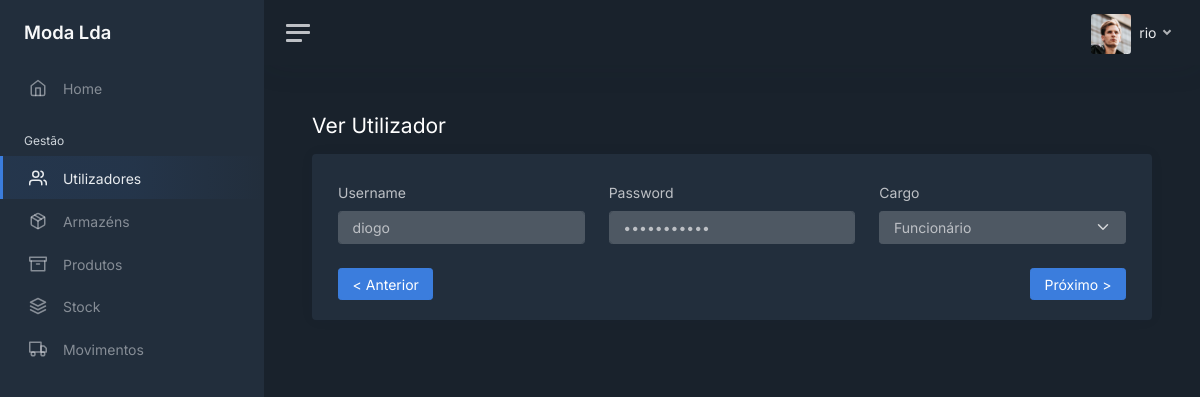
The app's page /users/2 (signed in) with its own data.
### modules/login/models.py (models this page shows, shortened)
class User(UserMixin, db.Model):
    __tablename__ = 'users'
    __table_args__ = {'extend_existing': True}
    id = db.Column(db.Integer, primary_key=True)
    username = db.Column(db.String(), unique=True)
    password = db.Column(db.String())
    role = db.Column(db.String())
    last_login = db.Column(db.DateTime, server_default=db.func.now())
    active = db.Column(db.Boolean, unique=False, default=True)

### modules/main/views.py (the view)
@bp.route('/users/<int:id>')
@login_required
def view_user(id):
    user_view = User.query.filter_by(id=id, active=1).first_or_404()
    form = EditUserForm()
    form.id.data = user_view.id
    form.username.data = user_view.username
    form.password.data = user_view.password
    form.role.data = user_view.role
    prev = User.query.filter_by(active=1).order_by(User.id.desc()).filter(User.id < user_view.id).first()
    next = User.query.filter_by(active=1).order_by(User.id.asc()).filter(User.id > user_view.id).first()
    if prev is not None:
        prev = prev.id
    if next is not None:
        next = next.id
    if current_user.role == 'admin' or current_user.role == 'gerente':
        return render_template('users/users_view.html', user=current_user, tab="users",
                               next=next, prev=prev, form=form, action='view')
    else:
        return redirect(request.referrer or 'home')

### modules/main/forms.py
class EditUserForm(FlaskForm):
    id = HiddenField('id', validators=[InputRequired()])
    username = StringField('Username', validators=[InputRequired(), validators.length(max=32)])
    password = StringField('Password', widget=PasswordInput(hide_value=False), validators=[InputRequired(), validators.length(min=5, max=32)])
    role = SelectField('Cargo',
        choices=[('admin', 'Admin'), ('gerente', 'Gerente'), ('funcionario', 'Funcionário')],
        default="funcionario",
        validators=[InputRequired()]
    )

### modules/login/models.py (called while the page is built)
@login_manager.user_loader
def load_user(user_id):
    return User.query.get(int(user_id))

### modules/main/templates/users/users_view.html (shortened to what this page needs)
<!DOCTYPE html>
<html lang="en">
<head>
    <link href="/static/css/dashboard.css" rel="stylesheet">
    <link href="https://cdn.datatables.net/1.13.7/css/jquery.dataTables.min.css" rel="stylesheet">
</head>
{% extends 'sidebar.html' %}
{% block content %}
    <div class="row">
        <h1 class="h3 mb-3">{% if action == 'view' %}Ver{% else %}Editar{% endif %} Utilizador</h1>
    </div>
    <div class="card">
        <div class="card-body">
            <div class="container-fluid">
                <form action="" method="post">
                    <div class="row">
                        <div class="col-12 col-md-4 mt-2">
                            {{ form.username.label(class_="form-label") }}
                            {% if action == 'view' %}
                                {{ form.username(class_="form-control", disabled="disabled") }}
                            {% else %}
                                {{ form.username(class_="form-control") }}
                            {% endif %}
                        </div>
                        <div class="col-12 col-md-4 mt-2">
                            {{ form.password.label(class_="form-label") }}
                            {% if action == 'view' %}
                                {{ form.password(class_="form-control", disabled="disabled") }}
                            {% else %}
                                {{ form.password(class_="form-control") }}
                            {% endif %}
                        </div>
                        <div class="col-12 col-md-4 mt-2">
                            {{ form.role.label(class_="form-label") }}
                            {% if action == 'view' %}
                                {{ form.role(class_="form-select", disabled="disabled") }}
                            {% else %}
                                {{ form.role(class_="form-select") }}
                            {% endif %}
                        </div>
                    </div>
                    <div class="mt-4">
                        {% if action == 'view' %}
                            <div class="row">
                                <div class="col">
                                    {% if prev is not none %}
                                        <a href="/users/{{ prev }}" class="btn btn-primary"> < Anterior</a>
                                    {% endif %}
                                </div>
                                <div class="col">
                                    {% if next is not none %}
                                        <a href="/users/{{ next }}" class="btn btn-primary float-end">Próximo ></a>
                                    {% endif %}
                                </div>
                            </div>
                        {% endif %}
                    </div>
                </form>
            </div>
        </div>
    </div>
{% endblock %}

### modules/main/templates/sidebar.html (shortened to what this page needs)
<body data-theme="dark">
<div class="wrapper">
    <nav id="sidebar" class="sidebar js-sidebar">
        <div class="sidebar-content js-simplebar">
            <a class="sidebar-brand" href="/home">
                <span class="align-middle">Moda Lda</span>
            </a>
            <ul class="sidebar-nav">
                <li class="sidebar-item {% if tab == 'home' %}active{% endif %}">
                    <a class="sidebar-link" href="/home">
                        <i class="align-middle" data-feather="home"></i> <span class="align-middle">Home</span>
                    </a>
                </li>
                <li class="sidebar-header">
                    Gestão
                </li>
                {% if user.role == 'admin' or user.role == 'gerente' %}
                <li class="sidebar-item {% if tab == 'users' %}active{% endif %}">
                    <a class="sidebar-link" href="/users">
                        <i class="align-middle" data-feather="users"></i> <span class="align-middle">Utilizadores</span>
                    </a>
                </li>
                {% endif %}
                {% if user.role == 'admin' or user.role == 'gerente' %}
                <li class="sidebar-item {% if tab == 'warehouses' %}active{% endif %}">
                    <a class="sidebar-link" href="/warehouses">
                        <i class="align-middle" data-feather="package"></i> <span class="align-middle">Armazéns</span>
                    </a>
                </li>
                {% endif %}
                <li class="sidebar-item {% if tab == 'products' %}active{% endif %}">
                    <a class="sidebar-link" href="/products">
                        <i class="align-middle" data-feather="archive"></i> <span class="align-middle">Produtos</span>
                    </a>
                </li>
                <li class="sidebar-item {% if tab == 'stock' %}active{% endif %}">
                    <a class="sidebar-link" href="/stock">
                        <i class="align-middle" data-feather="layers"></i> <span class="align-middle">Stock</span>
                    </a>
                </li>
                <li class="sidebar-item {% if tab == 'movements' %}active{% endif %}">
                    <a class="sidebar-link" href="/movements">
                        <i class="align-middle" data-feather="truck"></i> <span class="align-middle">Movimentos</span>
                    </a>
                </li>
            </ul>
        </div>
    </nav>
    <div class="main">
        <nav class="navbar navbar-expand navbar-light navbar-bg">
            <a class="sidebar-toggle js-sidebar-toggle">
                <i class="hamburger align-self-center"></i>
            </a>
            <div class="navbar-collapse collapse">
                <ul class="navbar-nav navbar-align">
                    <li class="nav-item dropdown">
                        <a class="nav-link dropdown-toggle d-none d-sm-inline-block" href="#" data-bs-toggle="dropdown">
                            <img src="/static/img/avatars/avatar.jpg" class="avatar img-fluid rounded me-1"
                                 alt="{{ user.username }}"/> <span class="text-dark"> {{ user.username }} </span>
                        </a>
                    </li>
                </ul>
            </div>
        </nav>
        <main class="content">
            <div class="container-fluid p-0">
                {% block content %}
                {% endblock %}
            </div>
        </main>
    </div>
</div>
</body>
</html>

### records on screen
User: username "rio"
User: username "diogo", role "Funcionário"
